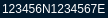
<?xml version="1.0" encoding="UTF-8"?>
<ui version="4.0">
 <class>LongLatLabel</class>
 <widget class="QWidget" name="LongLatLabel">
  <property name="geometry">
   <rect>
    <x>0</x>
    <y>0</y>
    <width>94</width>
    <height>16</height>
   </rect>
  </property>
  <property name="windowTitle">
   <string>LongLatLabel</string>
  </property>
  <property name="styleSheet">
   <string notr="true">background:rgb(0,25,45);
color:white;</string>
  </property>
  <layout class="QHBoxLayout" name="horizontalLayout">
   <property name="leftMargin">
    <number>2</number>
   </property>
   <property name="topMargin">
    <number>2</number>
   </property>
   <property name="rightMargin">
    <number>2</number>
   </property>
   <property name="bottomMargin">
    <number>2</number>
   </property>
   <item>
    <widget class="QLabel" name="longlatLabel">
     <property name="text">
      <string>123456N1234567E</string>
     </property>
     <property name="alignment">
      <set>Qt::AlignLeading|Qt::AlignLeft|Qt::AlignVCenter</set>
     </property>
    </widget>
   </item>
  </layout>
 </widget>
 <layoutdefault spacing="6" margin="11"/>
 <resources/>
 <connections/>
</ui>
